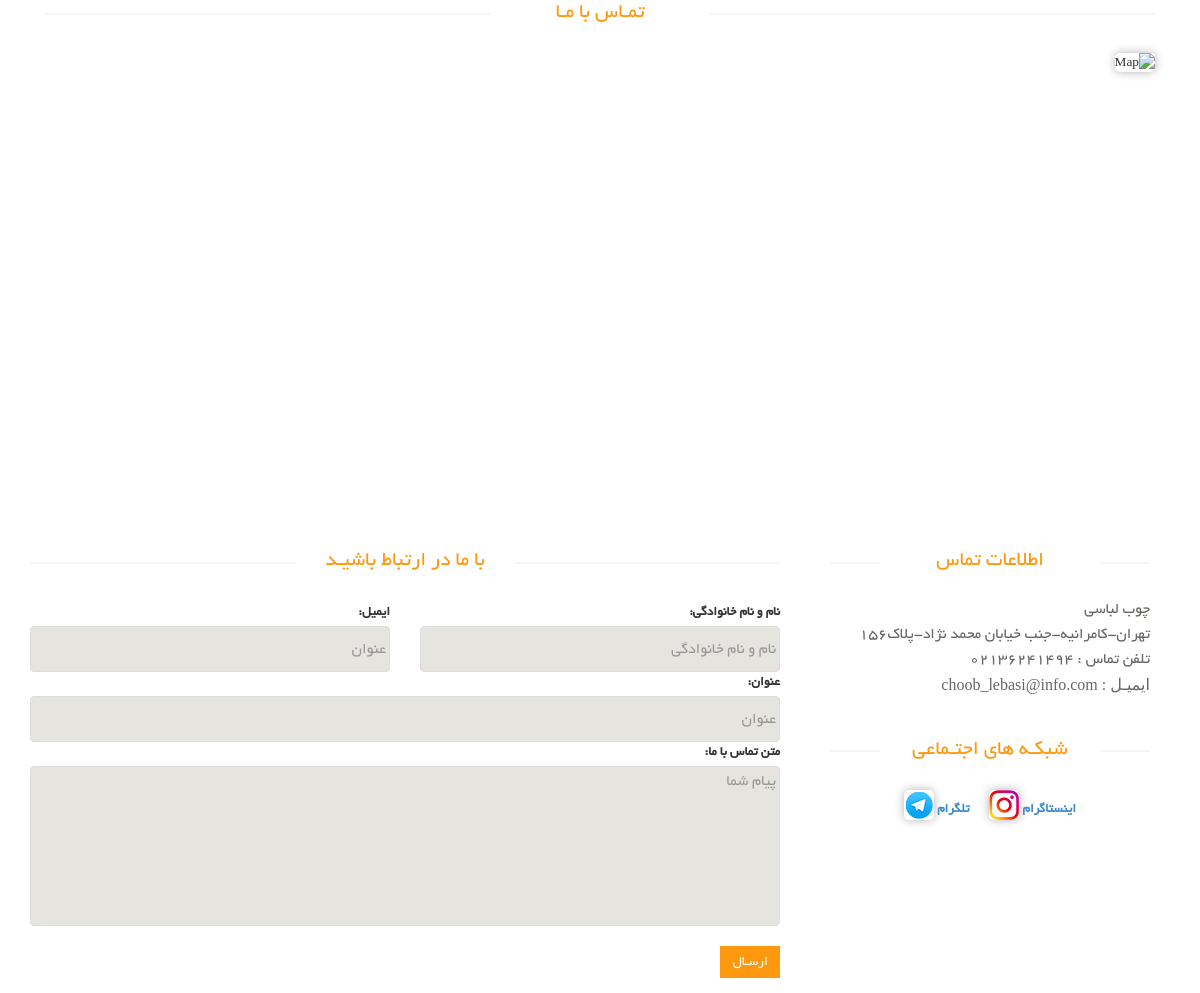
The page /contact-us/ on the database its author committed.
### Site_settings/models.py (models this page shows, shortened)
class SiteSettings(models.Model):
    name = models.CharField(max_length=100, verbose_name='نام سایت')
    domain = models.CharField(max_length=100, verbose_name='دامنه سایت')
    phone_number = models.CharField(max_length=20, verbose_name='تلفن', null=True, blank=True)
    email = models.EmailField(verbose_name='ایمیل', null=True, blank=True)
    address = models.TextField(verbose_name='ادرس')
    about_us = models.TextField(verbose_name='توضیح')
    copyright = models.TextField(verbose_name='حق کپی رایت')
    logo = models.ImageField(upload_to='images/logo/', verbose_name='لوگو')
    is_main_settings = models.BooleanField(default=True, verbose_name='تنظیمات اصلی')
    class Meta:
        verbose_name = 'تنظیمات سایت'
        verbose_name_plural = 'تنظیمات'

### ContactUs/views.py (the view)
# urls.py: path('', views.ContactUsCreateView.as_view(), name='contact_us'),
class ContactUsCreateView(LoggingMixins, CreateView):
    form_class = ContactUsModelForm
    template_name = 'shared/contact_us_page.html'
    success_url = '/contact-us/'
    def get_context_data(self, **kwargs):
        context = super().get_context_data(**kwargs)
        about_us_setting: SiteSettings = SiteSettings.objects.filter(is_main_settings=True).first()
        context['about_us_setting'] = about_us_setting
        return context

### tracking/base_mixins.py (called while the page is built)
    def dispatch(self, request, *args, **kwargs):
        response = super().dispatch(request, *args, **kwargs)
        self.log = {
            'requested_at': now()
        }
        self.log.update({
            'remote_addr': self._get_ip_address(request),
            'view': self._get_view_name(request),
            'view_method': self._get_view_method(request),
            'path': request.path,
            'host': request.get_host(),
            'method': request.method,
            'user': self._get_user(request),
            'user_name_persistent':request.user.get_username() if request.user.is_authenticated else 'anonymous',
            'response_ms': self._get_response_ms(),
            'status_code': response.status_code,
        })
        self.handle_log()
        return response

    def _get_ip_address(self, request):
        ipaddr = request.META.get("HTTP_X_FORWARDED_FOR", None)
        if ipaddr:
            ipaddr = ipaddr.split(",")[0]
        else:
            ipaddr = request.META.get("REMOTE_ADDR", "").split(",")[0]
        possibles = (ipaddr.lstrip("[").split("]")[0], ipaddr.split(":")[0])
        for addr in possibles:
            try:
                return str(ipaddress.ip_address(addr))
            except ValueError:
                pass
        return ipaddr

    def _get_view_name(self, request):
        try:
            view_match = resolve(request.path_info)
            view = view_match.func
            if hasattr(view, 'view_class'):
                view = view.view_class
            module_name = view.__module__
            class_name = view.__name__
            return f"{module_name}.{class_name}"
        except Exception as e:
            return None

    def _get_view_method(self, request):
        method = request.method
        return method

    def _get_user(self, request):
        user = request.user
        if user.is_anonymous:
            return None
        return user

    def _get_response_ms(self):
        response_timedelta = now() - self.log['requested_at']
        response_ms = int(response_timedelta.total_seconds() * 1000)
        return max(response_ms, 0)

### tracking/mixins.py (called while the page is built)
        def handle_log(self):
            APIRequestLog.objects.create(**self.log)

### templates/shared/contact_us_page.html (shortened to what this page needs)
{% extends 'layout.html' %}
{% block content %}
	<div id="contact-page" class="container">
    	<div class="bg">
	    	<div class="row">
				<div class="container">
	    			<div class="col-sm-12" style="overflow: hidden; margin-bottom: 40px">
						<h2 class="title text-center">تمـاس با مـا</h2>
                        <div id="gmap" class="contact-map">
								<img src="/static/images/home/Map.jpg" alt="Map">
							</div>
					</div>
				</div>
				</div>
    		<div class="row">
	    		<div class="col-sm-8">
	    			<div class="contact-form">
	    				<h2 class="title text-center">با ما در ارتباط باشیـد</h2>
				    	<form id="main-contact-form" class="contact-form row" name="contact-form" action="{% url 'contact_us' %}" method="post" >
                            <div class="form-grou col-md-6 " >
                                {{ form.email.label_tag }}
                                {{ form.email }}
                            </div>
                            <div class="form-grou col-md-6 " >
                                {{ form.fullname.label_tag }}
                                {{ form.fullname }}
                            </div>
                            <div class="form-grou col-md-12 ">
                                {{ form.title.label_tag }}
                                {{ form.title}}
                            </div>
                            <div class="form-grou col-md-12 ">
                                {{ form.message.label_tag }}
                                {{ form.message}}
                            </div>
				            <div class="form-grou col-md-12">
				                <input type="submit" name="submit" class="btn btn-primary pull-right" value="ارسـال">
				            </div>
				        </form>
	    			</div>
	    		</div>
	    		<div class="col-sm-4">
	    			<div class="contact-info">
	    				<h2 class="title text-center">اطلاعات تماس</h2>
	    				<address>
	    					<p>{{ about_us_setting.name }}</p>
							<p>{{ about_us_setting.address }}</p>
							<p>تلفن تماس : {{ about_us_setting.phone_number }}</p>
                            {% if about_us_setting.email %}
                                <p style="font-family: tahoma;">ایمیـل : {{ about_us_setting.email }}</p>
                            {% endif %}
	    				</address>
	    				<div class="social-networks">
	    					<h2 class="title text-center">شبکـه های اجتـماعی</h2>
							<span class="socials-share share">
									<ul>
										<a href="https://t.me/S22ina">
											<li>
												<label>تلگرام</label>
												<img src="/static/images/product-details/Telegram.png">
											</li>
										</a>
										<a href="https://www.instagram.com/sinamansouri81">
											<li>
												<label>اینستاگرام</label>
												<img src="/static/images/product-details/Instagram.png">
											</li>
										</a>
									</ul>
								</span>
	    				</div>
	    			</div>
    			</div>
	    	</div>
    	</div>
    </div>
{% endblock %}

### static/css/main.css (style rules this page uses)
body { font-family: 'BYekan'; font-size: 10pt; position: relative; font-weight: normal; direction: rtl; }
ul li { list-style: none; }
a { -webkit-transition: 300ms; -moz-transition: 300ms; -o-transition: 300ms; transition: 300ms; }
h1, h2, h3, h4, h5, h6 { font-family: 'BYekan', sans-serif; }
.left-sidebar h2:after, h2.title:after { content: " "; position: absolute; border: 1px solid #f5f5f5; bottom:8px; right: 0; width: 100%; height: 0; z-index: -2; }
h2.title:before { content: " "; position: absolute; background: #fff; bottom: -6px; width: 220px; height: 30px; z-index: -1; right: 50%; margin-right: -110px; }
h2.title { color: #FE980F; font-family: 'BYekan', sans-serif; font-size: 16pt; font-weight: 400; margin: 0 15px; text-transform: uppercase; margin-bottom: 30px; position: relative; }
.share { margin-top: 15px; }
.bg h2.title { margin-right:0; margin-left:0; margin-top: 0; }
.chose_area input, select, textarea { background: #F0F0E9; border:0; color: #696763; padding: 6px; width: 100%; border-radius: 0; resize: none }
.socials-share { margin-bottom: 30px; margin-top: 18px; }
.socials-share ul { padding-right: 0px; }
.socials-share li { display: inline-block; float: right; padding: 5px 10px; }
.btn.btn-primary { background:#FE980F; border: 0 none; border-radius: 0; margin-top: 16px; }
.contact-map { width: 100%; height: 385px; margin-bottom: 70px }
#contact-page .form-control { background-color: #fff; border: 1px solid #ddd; color: #696763; height: 46px; padding: 6px 12px; width: 100%; font-size: 16px; border-radius: 4px; box-shadow:inherit; }
#contact-page #message { height:160px; resize:none; }
#main-contact-form .btn-primary { margin-bottom: 15px; margin-top: 20px; }
#contact-page .contact-info { padding: 0 20px; }
#contact-page .contact-info address { margin-bottom: 40px; margin-top: -5px; }
#contact-page .contact-info p { margin-bottom: 0; color: #696763; font-size: 16px; line-height: 25px; }
.social-networks { overflow: hidden; text-align: center; }
.social-networks ul { margin-top: -5px; padding: 0; display: inline-block; }
.social-networks ul li { float: left; text-decoration: none; list-style: none; margin-right: 20px; }
.social-networks ul li:last-child { margin-right: 0; }
img { border-radius: 5px; overflow: hidden; box-shadow: 0 0 10px rgba(0, 0, 0, 0.3); }
#contact-page .form-control { padding: 3px; background-color: #E6E4DF; }

### rows shown on the page
SiteSettings: name "چوب لباسی", address "تهران-کامرانیه-جنب خیابان محمد نژاد-پلاک156", phone_number "02136241494", email "choob_lebasi@info.com"
